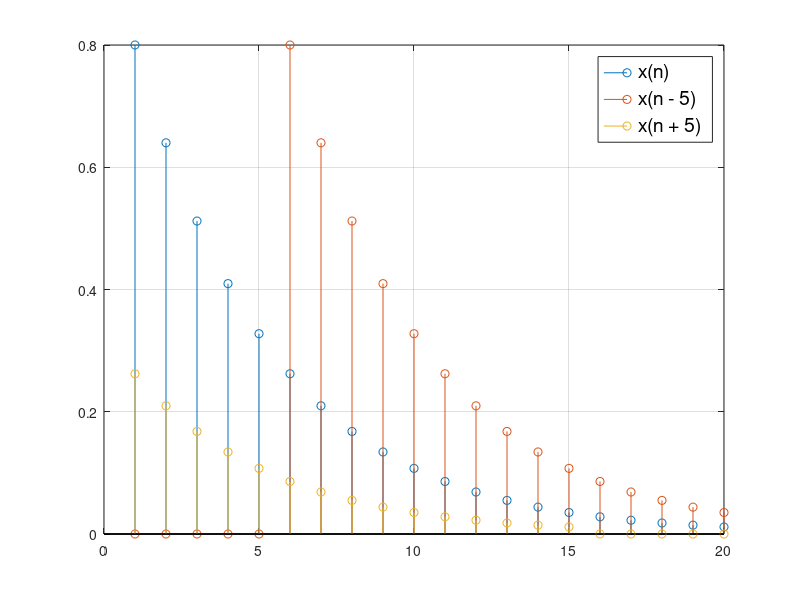
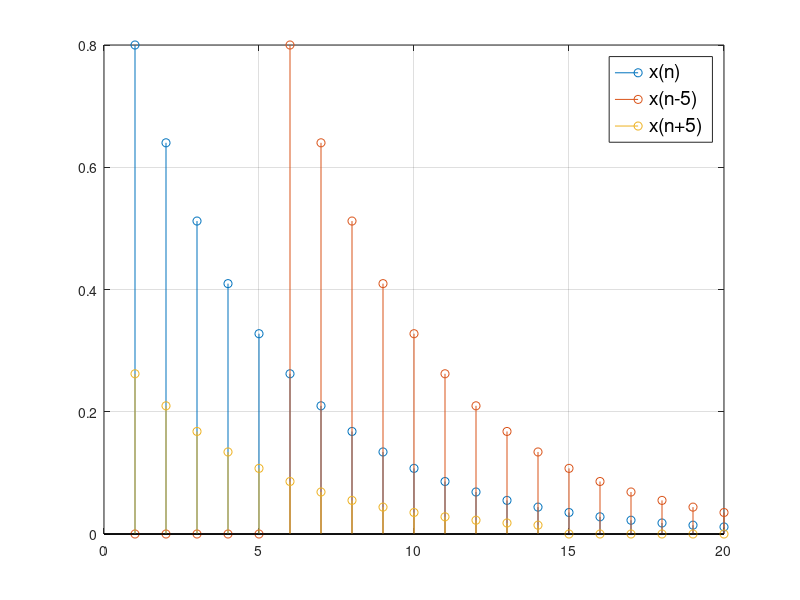

Recreate these plots in MATLAB, in order.
% Es 4

% Generate the signal x(n) = (0.8)^n u(n), n = 1:20
% Generate the signal y1(n) = x(n-5),  n = 1:20
% Generate the signal y2(n) = x(n+5), n = 1:20
% Hint: Consider using circshift instead of for loops.
% Plot the signals in the same figure.

close all
clearvars
clc

%% generate the signal

n = 1:20;
% NB: you have to put .^
x = (.8).^n;

%% shift the signal

y1 = zeros(size(x));
y2 = zeros(size(x));

% for loop
for i = 1:20
    
    if i > 5
        y1(i) = x(i-5);
    end    
    
    if i <= 15
        y2(i) = x(i+5);
    end
    
end

% you can use also 'circshift' but be careful to introduce zeros
y1_c = circshift(x, 5);
y1_c(1:5) = 0;

y2_c = circshift(x, -5);
y2_c(end-5:end) = 0;


%% plot the 3 signals in the same figure.

ll = {};
figure;
stem(x)
ll{1} = 'x(n)';
hold on, 
stem(y1)
ll{2} = 'x(n - 5)';
hold on, 
stem(y2)
ll{3} = 'x(n + 5)';
l = legend(ll, 'fontsize', 14);
grid

ll = {};
figure;
stem(x);
ll{1} = 'x(n)';
hold on,
stem(y1_c); 
ll{2} = 'x(n-5)';
hold on,
stem(y2_c); 
ll{3} = 'x(n+5)';
l = legend(ll, 'fontsize', 14);
grid
